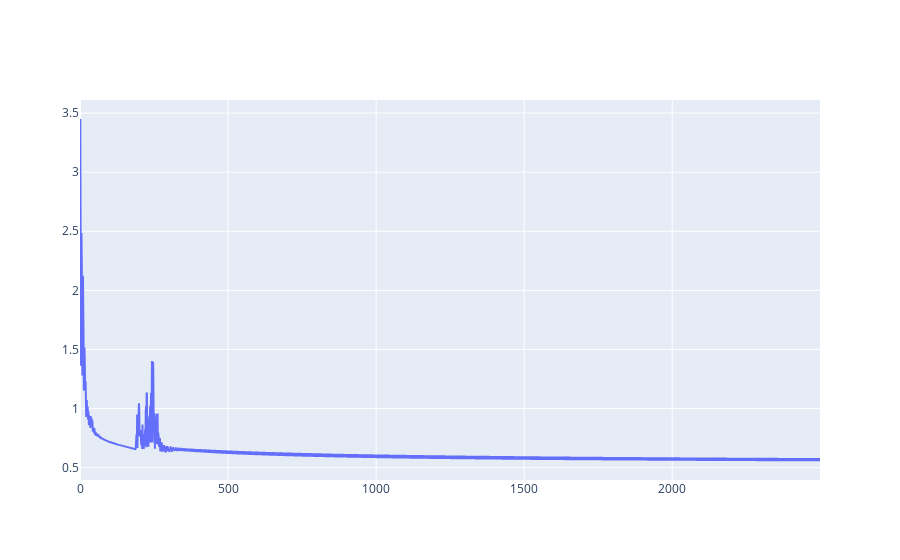

The notebook cell saved with this chart:
### Code cell
loss_fig = go.Figure(data = [go.Scatter(y = history["train_loss"])])

loss_fig.show()

### Figure 1 — Plotly figure (JSON) as saved in the notebook; plotly's stock layout.template omitted (floating-point values rounded to 4 significant figures; data arrays with more than 128 entries replaced by an {"elided": "..."} marker saying what was removed)
{"data": [{"type": "scatter", "y": {"elided": "2500 float values"}}], "layout": {}}
